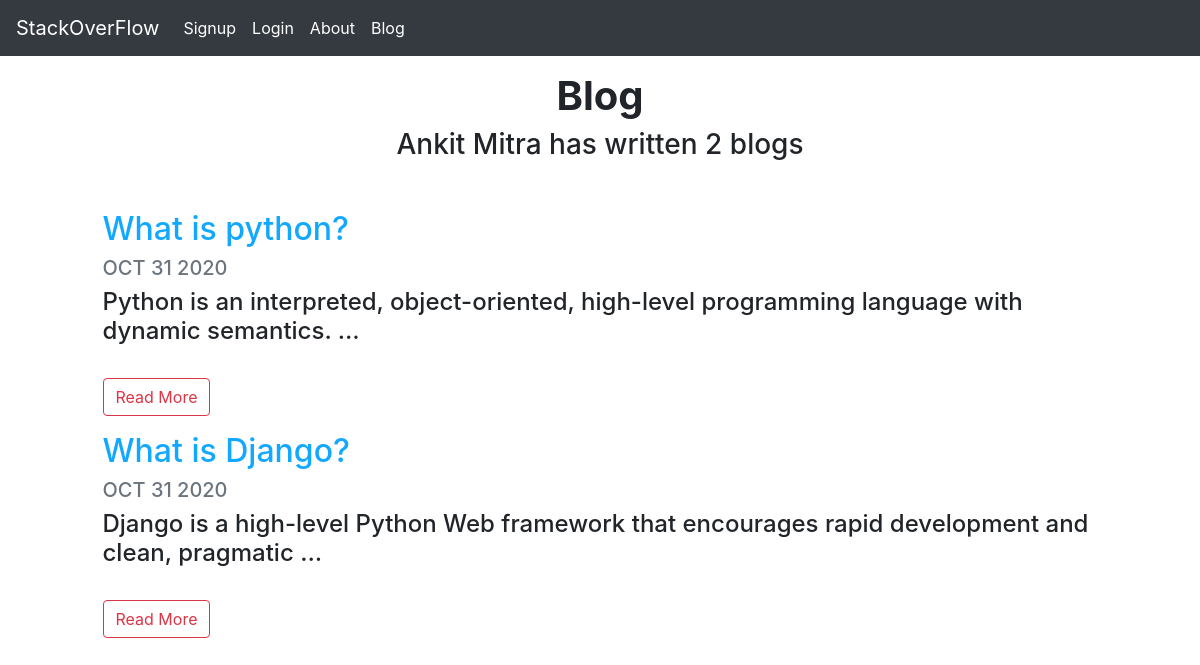
Screenshot of /blog/ with the database file from the repository.
### blog/models.py (models this page shows, shortened)
class Blog(models.Model):
    title = models.CharField(max_length=200)
    description = models.TextField()
    date = models.DateField()

### blog/views.py (the view)
# urls.py: path('',views.all_blog,name='blog'),
def all_blog(request):
    blogs = Blog.objects.order_by('-date')
    return render (request,'blog/all_blog.html',{'blogs':blogs})

### blog/templates/blog/all_blog.html (shortened to what this page needs)
{% extends "StackoverflowClone/base.html" %}
{% load static %}
{% block content %}
<h1 id="blogtitle" class="font-weight-bold text-center">Blog</h1>
<h3 class="text-center mb-5">Ankit Mitra has written {{ blogs.count }} blog{{ blogs.count|pluralize }}</h3>
{% for blog in blogs %}
<div class="row justify-content-center my-3">
  <div class="col-md-10">
      <h2>{{ blog.title }}</h2>
    <h5 class="text-muted">{{ blog.date|date:'M d Y'|upper }}</h5>
    <h4>{{ blog.description|striptags|truncatechars:100 }}</h4><br>
    <a  class="btn btn-outline-danger" href="{% url 'blog:detail' blog.id %}">Read More</a>
  </div>
</div>
{% endfor %}
{% endblock %}

### StackoverflowClone/templates/StackoverflowClone/base.html (shortened to what this page needs)
<!doctype html>
<html lang="en">
<head>
  <link rel="stylesheet" href="https://maxcdn.bootstrapcdn.com/bootstrap/4.5.2/css/bootstrap.min.css">
</head>
{% if user.is_authenticated %}
<body>
  <nav class="navbar navbar-expand-lg navbar-dark bg-dark">
    <a class="navbar-brand" href="{% url 'homepage' %}">StackOverFlow</a>
    <button class="navbar-toggler" type="button" data-toggle="collapse" data-target="#navbarSupportedContent"
      aria-controls="navbarSupportedContent" aria-expanded="false" aria-label="Toggle navigation">
      <span class="navbar-toggler-icon"></span>
    </button>
    <div class="collapse navbar-collapse" id="navbarSupportedContent">
      <ul class="navbar-nav mr-auto">
        <li class="nav-item active">
          <a class="nav-link" href="#">Ask a question<span class="sr-only">(current)</span></a>
        </li>
        <li class="nav-item">
        <li class="nav-item active">
          <a class="nav-link" href="{% url 'contact' %}">Contact</a>
        </li>
        <li class="nav-item">
          <li class="nav-item active">
            <a class="nav-link" href="{% url 'blog:blog' %}">Blog</a>
          </li>
          <li class="nav-item">
            <li class="nav-item active">
              <a class="nav-link" href="{% url 'about' %}">About</a>
            </li>
        <p id="invisible"> Navbar space is</p>
        <form method="GET" action="/search" class="form-inline my-2 my-lg-0">
          <li class="nav-item active">
            <input class="form-control mr-sm-1" type="search" placeholder="Search anything...." aria-label="Search" name="query" id="query" >
            <button class="btn btn-outline-success my-2 my-sm-0" type="submit">Search</button>
        </form>
      </ul>
      <form action="{% url 'account_logout' %}" class="form-inline my-2 my-lg-0">
        <li class="nav-item active">
          <button class="btn btn-outline-danger my-2 my-sm-0 form-control" type="submit">Logout</button>
      </form>
    </div>
  </nav>
  {% else %}
  <nav class="navbar navbar-expand-lg navbar-dark bg-dark">
    <a class="navbar-brand" href="{% url 'homepage' %}">StackOverFlow</a>
    <div class="collapse navbar-collapse" id="navbarSupportedContent">
      <ul class="navbar-nav mr-auto">
        <li class="nav-item">
        <li class="nav-item active">
          <a class="nav-link" href="{% url 'account_signup' %}">Signup</a>
        </li>
        <li class="nav-item">
          <li class="nav-item active">
            <a class="nav-link" href="{% url 'account_login' %}">Login</a>
          </li>
        </li>
        <li class="nav-item">
          <li class="nav-item active">
            <a class="nav-link" href="{% url 'about' %}">About</a>
            <li class="nav-item">
              <li class="nav-item active">
                <a class="nav-link" href="{% url 'blog:blog' %}">Blog</a>
              </li>
            </li>
          </li>
      </ul>
    </div>
  </nav>
  {% endif %}
  {% block content %}{% endblock content %}
</body>
</html>

### blog/templates/blog/all_blog.html (style rules this page uses)
h2 { color: rgb(19, 168, 255); }

### rows the page displays
Blog: title "What is python?", date "OCT 31 2020", description "Python is an interpreted, object-oriented, high-level programming language with dynamic semantics. …"
Blog: title "What is Django?", date "OCT 31 2020", description "Django is a high-level Python Web framework that encourages rapid development and clean, pragmatic …"

### other values shown
{{ blogs.count }} "2"
